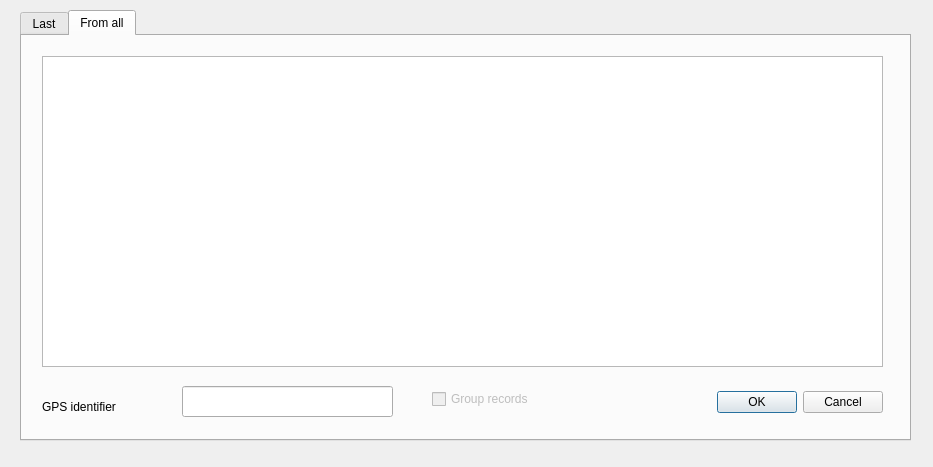
<?xml version="1.0" encoding="UTF-8"?>
<ui version="4.0">
 <class>Dialog</class>
 <widget class="QDialog" name="Dialog">
  <property name="geometry">
   <rect>
    <x>0</x>
    <y>0</y>
    <width>933</width>
    <height>467</height>
   </rect>
  </property>
  <property name="windowTitle">
   <string>Load GPX</string>
  </property>
  <widget class="QTabWidget" name="tabWidget">
   <property name="geometry">
    <rect>
     <x>20</x>
     <y>10</y>
     <width>891</width>
     <height>431</height>
    </rect>
   </property>
   <property name="currentIndex">
    <number>1</number>
   </property>
   <widget class="QWidget" name="tabLast">
    <attribute name="title">
     <string>Last</string>
    </attribute>
    <widget class="QLabel" name="labelNameAll_2">
     <property name="geometry">
      <rect>
       <x>30</x>
       <y>350</y>
       <width>141</width>
       <height>21</height>
      </rect>
     </property>
     <property name="text">
      <string>GPS identifier</string>
     </property>
    </widget>
    <widget class="QLineEdit" name="lineEditNameLast">
     <property name="geometry">
      <rect>
       <x>130</x>
       <y>350</y>
       <width>211</width>
       <height>31</height>
      </rect>
     </property>
    </widget>
    <widget class="QDialogButtonBox" name="buttonBoxLast">
     <property name="geometry">
      <rect>
       <x>510</x>
       <y>350</y>
       <width>341</width>
       <height>32</height>
      </rect>
     </property>
     <property name="orientation">
      <enum>Qt::Horizontal</enum>
     </property>
     <property name="standardButtons">
      <set>QDialogButtonBox::Cancel|QDialogButtonBox::Ok</set>
     </property>
    </widget>
    <widget class="QListView" name="listViewTracksLast">
     <property name="geometry">
      <rect>
       <x>20</x>
       <y>20</y>
       <width>841</width>
       <height>311</height>
      </rect>
     </property>
    </widget>
   </widget>
   <widget class="QWidget" name="tabAll">
    <attribute name="title">
     <string>From all</string>
    </attribute>
    <widget class="QListView" name="listViewTracksAll">
     <property name="geometry">
      <rect>
       <x>20</x>
       <y>20</y>
       <width>841</width>
       <height>311</height>
      </rect>
     </property>
    </widget>
    <widget class="QDialogButtonBox" name="buttonBoxAll">
     <property name="geometry">
      <rect>
       <x>520</x>
       <y>350</y>
       <width>341</width>
       <height>32</height>
      </rect>
     </property>
     <property name="orientation">
      <enum>Qt::Horizontal</enum>
     </property>
     <property name="standardButtons">
      <set>QDialogButtonBox::Cancel|QDialogButtonBox::Ok</set>
     </property>
    </widget>
    <widget class="QLabel" name="labelNameAll">
     <property name="geometry">
      <rect>
       <x>20</x>
       <y>360</y>
       <width>141</width>
       <height>21</height>
      </rect>
     </property>
     <property name="text">
      <string>GPS identifier</string>
     </property>
    </widget>
    <widget class="QLineEdit" name="lineEditNameAll">
     <property name="geometry">
      <rect>
       <x>160</x>
       <y>350</y>
       <width>211</width>
       <height>31</height>
      </rect>
     </property>
    </widget>
    <widget class="QCheckBox" name="checkBoxGroup">
     <property name="enabled">
      <bool>false</bool>
     </property>
     <property name="geometry">
      <rect>
       <x>410</x>
       <y>350</y>
       <width>291</width>
       <height>26</height>
      </rect>
     </property>
     <property name="text">
      <string>Group records</string>
     </property>
     <property name="checked">
      <bool>false</bool>
     </property>
    </widget>
   </widget>
  </widget>
 </widget>
 <resources/>
 <connections/>
</ui>
